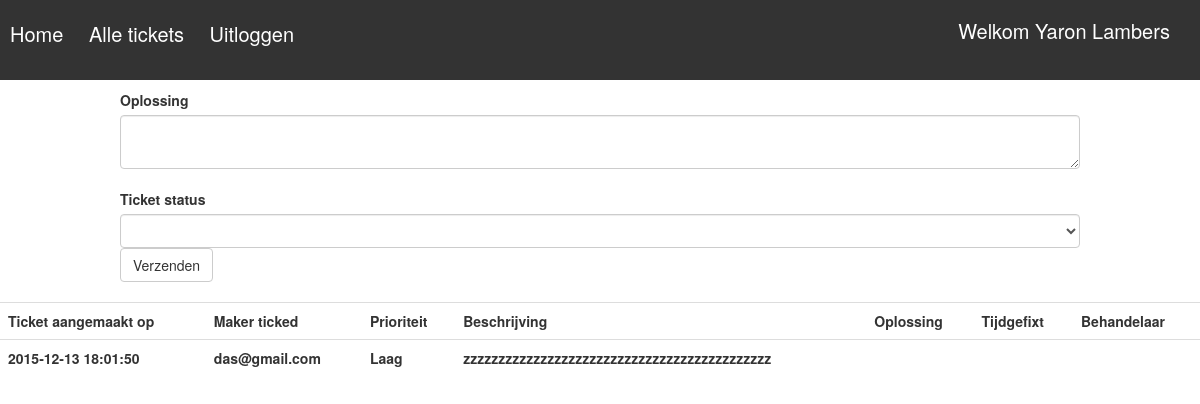
The page /includes/tickethandeling.php?id=8 (signed in) on the database its author committed.
### tables this page shows
CREATE TABLE `user` (
  `id` int(5) NOT NULL,
  `firstname` varchar(45) NOT NULL,
  `lastname` varchar(45) NOT NULL,
  `phone` int(14) NOT NULL,
  `role` int(2) NOT NULL DEFAULT '1',
  `email` varchar(100) NOT NULL,
  `password` varchar(32) NOT NULL
);

CREATE TABLE `ticket` (
  `idticket` int(11) NOT NULL,
  `customer` varchar(45) NOT NULL,
  `idcustomer` int(11) NOT NULL,
  `created_at` timestamp NOT NULL DEFAULT CURRENT_TIMESTAMP ON UPDATE CURRENT_TIMESTAMP,
  `urgentieLevel` int(3) NOT NULL,
  `description` varchar(45) NOT NULL,
  `employee` varchar(45) DEFAULT NULL,
  `fixed_at` varchar(14) DEFAULT NULL,
  `solution` longtext,
  `active` int(2) NOT NULL
);

### includes/tickethandeling.php (the view, shortened to what this page needs)
<!doctype html>
<html lang="en">
<head>
    <link rel="stylesheet" href="../css/style.css">
    <link rel="stylesheet" href="../css/bootstrap.css">
</head>
<body>
<?php
include_once('database.php');
$email = $_SESSION['email'];
$user_email = "SELECT * FROM user WHERE email LIKE '%$email%'";
$result = mysqli_query($db, $user_email);
$row = mysqli_fetch_assoc($result);
$userName = $row['firstname'] ." ". $row['lastname']. "<br/>";
$role = $row['role'];
if(!empty($_SESSION['email'])){
    echo '<div class="menubar">';
    echo "<h2>"."Welkom ". $userName."</h2>"."<br/>";
    echo '<a href="ticket.php">Home </a> ';
    echo '<a class="menu" href="ticket.php"> Alle tickets </a>';
    echo '<a href="logout.php">Uitloggen </a>';
    echo '</div>';
}else{
    header('location: ../index.php');
}
if ($role == 2){
    $id = $_GET['id'];
    $query = "SELECT * FROM ticket WHERE idticket='$id' ";
    $return = mysqli_query($db, $query);
    $row = mysqli_fetch_array($return);
    if($row['urgentieLevel'] == 1){
        $urgentieLevel = 'Laag';
    }elseif($row['urgentieLevel'] == 2){
        $urgentieLevel = 'Normaal';
    }elseif($row['urgentieLevel'] == 4){
        $urgentieLevel = 'Kritiek';
    }
    echo '
    <table class="table table-hover">
     <tr>
        <th>Ticket aangemaakt op </th>
        <th>Maker ticked</th>
        <th>Prioriteit</th>
        <th>Beschrijving </th>
        <th>Oplossing </th>
        <th>Tijdgefixt </th>
        <th>Behandelaar</th>
    </tr>
    ';
    echo '<tr>';
    echo "<th>".$row['created_at']."</th>";
    echo "<th>".$row['customer']. "</th>";
    echo "<th>".$urgentieLevel. "</th>";
    echo "<th>".$row['description'] . "</th>";
    echo "<th>" .$row['solution'] . "</th>";
    echo "<th>" .$row['fixed_at'] . "</th>";
    echo "<th>" .$row['employee'] . "</th>";
    echo '</tr>';
    echo '
        <div class="containerForm">
        <form method="POST">
         <label>Oplossing</label> <br/>
         <textarea class="form-control" name="solution" rows="" cols="100">  </textarea> <br/>
        <label> Ticket status </label>
        <select name="status" class="form-control"/>
        <option>  </option>
        ';
    echo'
            </select>
            <input class="btn btn-default" type="submit" name="submit" value="Verzenden"> <br/>
        </form>
        <br/>
        </div>
    ';
}

### css/style.css (style rules this page uses)
body { margin: 0; padding: 0; }
.containerForm { width: 80%; height: auto; margin: 0 auto; background: #fff; }
.menubar { width: 100%; height: 80px; color: #000; background: #333; margin-bottom: 10px; }
.menubar h2 { font-size: 20px; color: #fff; display: inline-block; position: absolute; right: 30px; }
.menubar a { color: #fff; font-size: 20px; text-decoration: none; padding: 0 10px; }

### rows shown on the page
user: firstname "Yaron", lastname "Lambers"
ticket: created_at "2015-12-13 18:01:50", customer "das@gmail.com", urgentieLevel "Laag", description "zzzzzzzzzzzzzzzzzzzzzzzzzzzzzzzzzzzzzzzzzzzz"
